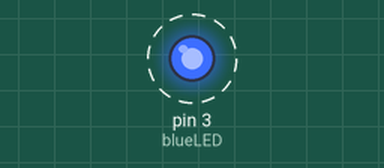
Simulated run of this sketch. Board: Arduino Uno, built with avr-gcc and run on an emulated ATmega328P. Shown: output pins drawn as LEDs (lit = HIGH). Dashed ring = blinking.

Above: at 0.4 s.
Timing chart, 0 to 3.0 s (numbered marks = the images above):
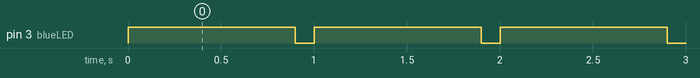

Measured:
- by itself, pin 3 (blueLED): alternates HIGH for 0.90 s and LOW for 0.10 s

The sketch:

blueBlink.ino
```cpp
// To make the LED blink, we move the digitalWrite commands from the setup to the loop function.
const int blueLED = 3;
const int GND = 2;

void setup() {
  //this tells the arduino that the pins are outputs (not analog or digital inputs)
  pinMode (GND, OUTPUT);
  pinMode (blueLED, OUTPUT);

  //this tells the arduino what state (high or 1, low or 0) to put the pins in
  digitalWrite(GND, 0);
}

void loop() {
  digitalWrite(blueLED, 1); //turns on the LED
  delay (900); // stops code at this point for a time
  digitalWrite(blueLED, 0); //turns off the LED
  delay (100); // stops code at this point for a time
}
```
